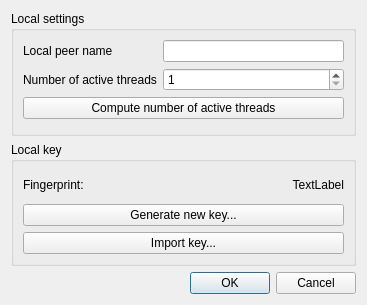
<?xml version="1.0" encoding="UTF-8"?>
<ui version="4.0">
 <class>SettingsDialog</class>
 <widget class="QDialog" name="SettingsDialog">
  <property name="geometry">
   <rect>
    <x>0</x>
    <y>0</y>
    <width>367</width>
    <height>305</height>
   </rect>
  </property>
  <property name="windowTitle">
   <string>Local Settings</string>
  </property>
  <property name="modal">
   <bool>true</bool>
  </property>
  <layout class="QVBoxLayout" name="verticalLayout">
   <item>
    <widget class="QGroupBox" name="groupBox">
     <property name="title">
      <string>Local settings</string>
     </property>
     <layout class="QFormLayout" name="formLayout">
      <property name="fieldGrowthPolicy">
       <enum>QFormLayout::AllNonFixedFieldsGrow</enum>
      </property>
      <item row="0" column="0">
       <widget class="QLabel" name="label">
        <property name="text">
         <string>Local peer name</string>
        </property>
       </widget>
      </item>
      <item row="0" column="1">
       <widget class="QLineEdit" name="peerName"/>
      </item>
      <item row="1" column="0">
       <widget class="QLabel" name="label_2">
        <property name="text">
         <string>Number of active threads</string>
        </property>
       </widget>
      </item>
      <item row="1" column="1">
       <widget class="QSpinBox" name="threadCount">
        <property name="minimum">
         <number>1</number>
        </property>
       </widget>
      </item>
      <item row="2" column="0" colspan="2">
       <widget class="QPushButton" name="computeThreadCount">
        <property name="text">
         <string>Compute number of active threads</string>
        </property>
       </widget>
      </item>
     </layout>
    </widget>
   </item>
   <item>
    <widget class="QGroupBox" name="groupBox_2">
     <property name="title">
      <string>Local key</string>
     </property>
     <layout class="QGridLayout" name="gridLayout">
      <item row="0" column="0">
       <widget class="QLabel" name="label_3">
        <property name="sizePolicy">
         <sizepolicy hsizetype="Minimum" vsizetype="Preferred">
          <horstretch>0</horstretch>
          <verstretch>0</verstretch>
         </sizepolicy>
        </property>
        <property name="text">
         <string>Fingerprint:</string>
        </property>
       </widget>
      </item>
      <item row="0" column="1">
       <widget class="QLabel" name="keyLabel">
        <property name="sizePolicy">
         <sizepolicy hsizetype="Expanding" vsizetype="Preferred">
          <horstretch>0</horstretch>
          <verstretch>0</verstretch>
         </sizepolicy>
        </property>
        <property name="text">
         <string>TextLabel</string>
        </property>
        <property name="alignment">
         <set>Qt::AlignRight|Qt::AlignTrailing|Qt::AlignVCenter</set>
        </property>
       </widget>
      </item>
      <item row="1" column="0" colspan="2">
       <widget class="QPushButton" name="generateKey">
        <property name="text">
         <string>Generate new key...</string>
        </property>
       </widget>
      </item>
      <item row="2" column="0" colspan="2">
       <widget class="QPushButton" name="importKey">
        <property name="text">
         <string>Import key...</string>
        </property>
       </widget>
      </item>
     </layout>
    </widget>
   </item>
   <item>
    <widget class="QDialogButtonBox" name="buttonBox">
     <property name="standardButtons">
      <set>QDialogButtonBox::Cancel|QDialogButtonBox::Ok</set>
     </property>
    </widget>
   </item>
  </layout>
 </widget>
 <resources/>
 <connections>
  <connection>
   <sender>buttonBox</sender>
   <signal>accepted()</signal>
   <receiver>SettingsDialog</receiver>
   <slot>accept()</slot>
   <hints>
    <hint type="sourcelabel">
     <x>178</x>
     <y>277</y>
    </hint>
    <hint type="destinationlabel">
     <x>178</x>
     <y>149</y>
    </hint>
   </hints>
  </connection>
  <connection>
   <sender>buttonBox</sender>
   <signal>rejected()</signal>
   <receiver>SettingsDialog</receiver>
   <slot>reject()</slot>
   <hints>
    <hint type="sourcelabel">
     <x>178</x>
     <y>277</y>
    </hint>
    <hint type="destinationlabel">
     <x>178</x>
     <y>149</y>
    </hint>
   </hints>
  </connection>
  <connection>
   <sender>SettingsDialog</sender>
   <signal>accepted()</signal>
   <receiver>SettingsDialog</receiver>
   <slot>onAccepted()</slot>
   <hints>
    <hint type="sourcelabel">
     <x>183</x>
     <y>152</y>
    </hint>
    <hint type="destinationlabel">
     <x>183</x>
     <y>152</y>
    </hint>
   </hints>
  </connection>
  <connection>
   <sender>computeThreadCount</sender>
   <signal>clicked()</signal>
   <receiver>SettingsDialog</receiver>
   <slot>computeThreadCount()</slot>
   <hints>
    <hint type="sourcelabel">
     <x>187</x>
     <y>113</y>
    </hint>
    <hint type="destinationlabel">
     <x>183</x>
     <y>152</y>
    </hint>
   </hints>
  </connection>
  <connection>
   <sender>generateKey</sender>
   <signal>clicked()</signal>
   <receiver>SettingsDialog</receiver>
   <slot>generateKey()</slot>
   <hints>
    <hint type="sourcelabel">
     <x>187</x>
     <y>205</y>
    </hint>
    <hint type="destinationlabel">
     <x>183</x>
     <y>152</y>
    </hint>
   </hints>
  </connection>
  <connection>
   <sender>importKey</sender>
   <signal>clicked()</signal>
   <receiver>SettingsDialog</receiver>
   <slot>importKey()</slot>
   <hints>
    <hint type="sourcelabel">
     <x>187</x>
     <y>238</y>
    </hint>
    <hint type="destinationlabel">
     <x>183</x>
     <y>152</y>
    </hint>
   </hints>
  </connection>
 </connections>
 <slots>
  <slot>generateKey()</slot>
  <slot>importKey()</slot>
  <slot>onAccepted()</slot>
  <slot>computeThreadCount()</slot>
 </slots>
</ui>
